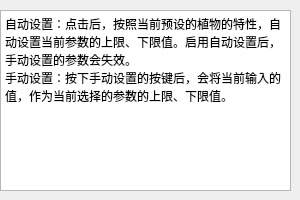
<?xml version="1.0" encoding="UTF-8"?>
<ui version="4.0">
 <class>set_help</class>
 <widget class="QWidget" name="set_help">
  <property name="geometry">
   <rect>
    <x>0</x>
    <y>0</y>
    <width>300</width>
    <height>200</height>
   </rect>
  </property>
  <property name="minimumSize">
   <size>
    <width>300</width>
    <height>200</height>
   </size>
  </property>
  <property name="maximumSize">
   <size>
    <width>300</width>
    <height>200</height>
   </size>
  </property>
  <property name="windowTitle">
   <string>Form</string>
  </property>
  <widget class="QTextEdit" name="textEdit">
   <property name="geometry">
    <rect>
     <x>0</x>
     <y>10</y>
     <width>291</width>
     <height>181</height>
    </rect>
   </property>
   <property name="html">
    <string>&lt;!DOCTYPE HTML PUBLIC &quot;-//W3C//DTD HTML 4.0//EN&quot; &quot;http://www.w3.org/TR/REC-html40/strict.dtd&quot;&gt;
&lt;html&gt;&lt;head&gt;&lt;meta name=&quot;qrichtext&quot; content=&quot;1&quot; /&gt;&lt;meta charset=&quot;utf-8&quot; /&gt;&lt;style type=&quot;text/css&quot;&gt;
p, li { white-space: pre-wrap; }
hr { height: 1px; border-width: 0; }
li.unchecked::marker { content: &quot;\2610&quot;; }
li.checked::marker { content: &quot;\2612&quot;; }
&lt;/style&gt;&lt;/head&gt;&lt;body style=&quot; font-family:'Microsoft YaHei UI'; font-size:9pt; font-weight:400; font-style:normal;&quot;&gt;
&lt;p style=&quot; margin-top:0px; margin-bottom:0px; margin-left:0px; margin-right:0px; -qt-block-indent:0; text-indent:0px;&quot;&gt;自动设置：点击后，按照当前预设的植物的特性，自动设置当前参数的上限、下限值。启用自动设置后，手动设置的参数会失效。&lt;/p&gt;
&lt;p style=&quot; margin-top:0px; margin-bottom:0px; margin-left:0px; margin-right:0px; -qt-block-indent:0; text-indent:0px;&quot;&gt;手动设置：按下手动设置的按键后，会将当前输入的值，作为当前选择的参数的上限、下限值。&lt;/p&gt;&lt;/body&gt;&lt;/html&gt;</string>
   </property>
  </widget>
 </widget>
 <resources/>
 <connections/>
</ui>
